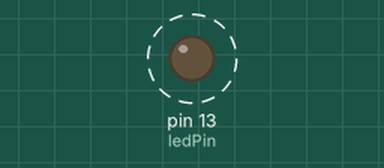
Recording of a sketch running on a simulated Arduino Uno, built with avr-gcc and run on an emulated ATmega328P. Shown: output pins drawn as LEDs (lit = HIGH). Dashed ring = blinking.

Above: at 0.5 s.
Timing chart, 0 to 4.6 s (numbered marks = the images above):
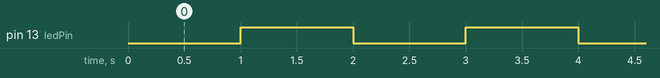

Measured:
- by itself, pin 13 (ledPin): alternates HIGH for 1.0 s and LOW for 1.0 s

The sketch:

BlinkWithoutDelayOneLed.ino
```cpp
// (licence header left out)
const int ledPin = 13;
int ledState = 0;
unsigned long previousMillis = 0;
unsigned long interval = 1000;

void setup() {
  pinMode(ledPin, OUTPUT);
}

void loop(){
  unsigned long currentMillis = millis();
  if(currentMillis - previousMillis >= interval) {
    previousMillis = currentMillis;
    if (ledState == LOW) ledState = HIGH;
    else                 ledState = LOW;
    digitalWrite(ledPin, ledState);
  }
}
```
